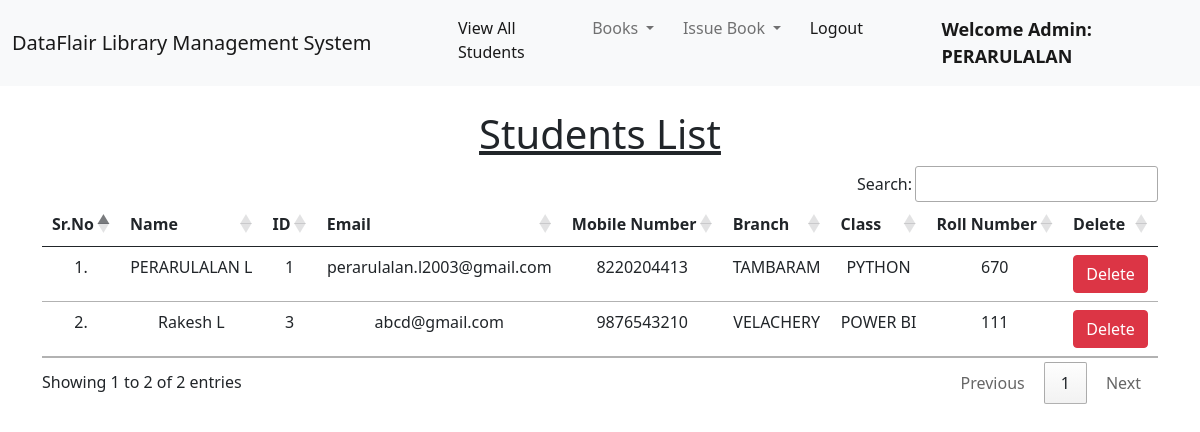
The page /view_students/ (signed in) on the database its author committed.
### library/models.py (models this page shows, shortened)
class Student(models.Model):
    user = models.OneToOneField(User, on_delete=models.CASCADE)
    classroom = models.CharField(max_length=10)
    branch = models.CharField(max_length=10)
    roll_no = models.CharField(max_length=3, blank=True)
    phone = models.CharField(max_length=10, blank=True)
    image = models.ImageField(upload_to="", blank=True)

### library/views.py (the view)
# urls.py: path("view_students/", views.view_students, name="view_students"),
@login_required(login_url = '/admin_login')
def view_students(request):
    students = Student.objects.all()
    return render(request, "view_students.html", {'students':students})

### library/templates/view_students.html (shortened to what this page needs)
{% extends 'admin_navbar.html' %}
{% load static %}
{% block body %}
<div class="container mt-4">
    <h1 class="text-center"><u>Students List</u></h1>
    <table class="table table-hover" id="example">
        <thead>
            <tr class="text-center">
                <th>Sr.No</th>
                <th>Name</th>
                <th>ID</th>
                <th>Email</th>
                <th>Mobile Number</th>
                <th>Branch</th>
                <th>Class</th>
                <th>Roll Number</th>
                <th>Delete</th>
            </tr>
        </thead>
        <tbody>
            {% for student in students %}
            <tr class="text-center">
                <td>{{forloop.counter}}.</td>
                <td>{{student.user.get_full_name}}</td>
                <td>{{student.user.id}}</td>
                <td>{{student.user.email}}</td>
                <td>{{student.phone}}</td>
                <td>{{student.branch}}</td>
                <td>{{student.classroom}}</td>
                <td>{{student.roll_no}}</td>
                <td><a href="/delete_student/{{student.id}}/" class="btn btn-danger" onclick="return confirm('Are you sure you want to delete this student?')">Delete</a></td>
            </tr>
            {% endfor %}
        </tbody>
    </table>
    </div>
{% endblock %}

### library/templates/admin_navbar.html (shortened to what this page needs)
<!doctype html>
<html lang="en">
  <head>
    <link href="https://cdn.jsdelivr.net/npm/bootstrap@5.1.0/dist/css/bootstrap.min.css" rel="stylesheet">
    <link rel="stylesheet" href="https://cdn.datatables.net/1.10.25/css/jquery.dataTables.min.css">
    <link rel="stylesheet" href="https://cdn.datatables.net/buttons/1.7.1/css/buttons.dataTables.min.css">
  </head>
  <body>
    <nav class="navbar navbar-expand-lg navbar-light bg-light">
        <div class="container-fluid">
          <a class="navbar-brand" href="#">DataFlair Library Management System</a>
          <div class="collapse navbar-collapse" id="navbarSupportedContent">
            <ul class="navbar-nav me-auto mb-2 mb-lg-0">
              <li class="nav-item">
                <a class="nav-link active" aria-current="page" href="/view_students/">View All Students</a>
              </li>
              <li class="nav-item dropdown">
                <a class="nav-link dropdown-toggle" href="#" id="navbarDropdown" role="button" data-bs-toggle="dropdown" aria-expanded="false">
                  Books
                </a>
              </li>
              <li class="nav-item dropdown">
                <a class="nav-link dropdown-toggle" href="#" id="navbarDropdown" role="button" data-bs-toggle="dropdown" aria-expanded="false">
                  Issue Book
                </a>
              </li>
              <li class="nav-item">
                <a class="nav-link active" aria-current="page" href="/logout/">Logout</a>
              </li>
              <li class="nav-item">
                <a style="font-weight:600; font-family:'Segoe UI', Tahoma, Geneva, Verdana, sans-serif; font-size: large;" class="nav-link active" href="#">Welcome Admin: {{request.user}}</a>
              </li>
            </ul>
          </div>
        </div>
      </nav>
      {% block body %}
      {% endblock %}
  </body>
</html>

### rows shown on the page
Student: user.get_full_name "PERARULALAN L", user.id "1", user.email "perarulalan.l2003@gmail.com", phone "8220204413", branch "TAMBARAM", classroom "PYTHON", roll_no "670"
Student: user.get_full_name "Rakesh L", user.id "3", user.email "abcd@gmail.com", phone "9876543210", branch "VELACHERY", classroom "POWER BI", roll_no "111"

### other values the page prints
{{ request.user }} "PERARULALAN"
